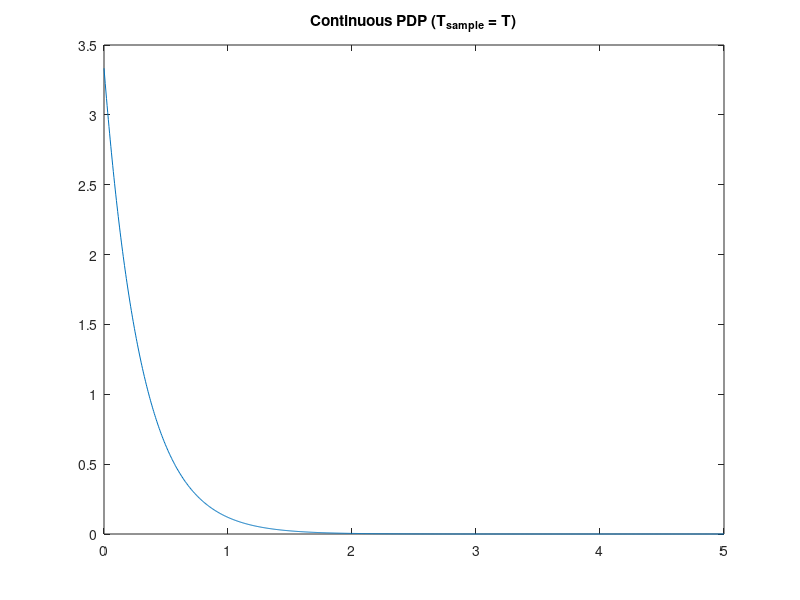
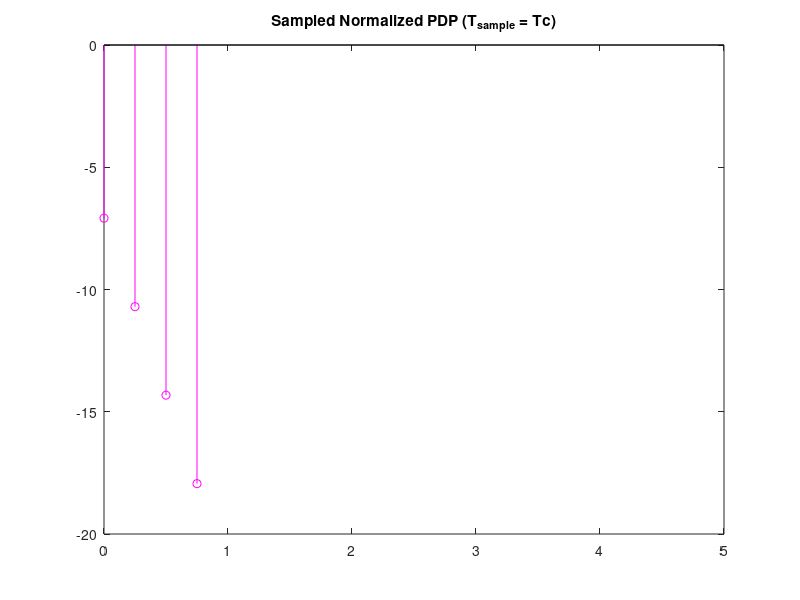

Here is the MATLAB script that generated these plots, in order: (Note: this script raises an error after producing the figures.)
clear all
close all
T = 1;      % Sampling time before interpolation
tau_rms = 0.3*T;       
tau = linspace(0, 5, 1000);
PDP_continuous = exp(-tau/tau_rms)./tau_rms;
figure
plot(tau, PDP_continuous);
title('Continuous PDP (T_{sample} = T)');

%I'll now sample the "continuous" PDP
Tc = (0.25*T);      %New sampling time
tau = 0:Tc:5;
samples = 4;
PDP_sampled = exp(-tau/tau_rms)./tau_rms;
PDP_sampled = [PDP_sampled(1:samples) zeros(1, length(PDP_sampled )-samples)] ;
% figure
% stem(tau, PDP_sampled, 'm');
% title('Sampled PDP (T_{sample} = Tc)');

%normalization of the PDP
K = 3; %K in dB
K = 10^(K/10); % K in linear

Md = sum(PDP_sampled);

C = sqrt(K/(K+1));

norm = Md/( 1 - C^2 ); % MdNorm = 1 - c^2

MdNorm = Md/norm; %PDP normalized

sum( MdNorm ) + C^2 
figure
stem(tau, 10*log10(PDP_sampled/norm), 'm');
title('Sampled Normalized PDP (T_{sample} = Tc)');

%filter to create g

%Classical Doppler
%Here we build a proper white noise

fd = 5*10.^(-3);

gtilda = cell(samples, 1);
giInt = cell(samples, 1);
inp_length = 1000;

for i = 1:samples
%White noise
w_i = wgn(1, inp_length, 0, 'complex');
%NarrowBand Filter
gtilda{i} = hds(w_i);

%Cubic Interpolator
x = 0:length(gtilda{i})-1;
xx = 0: 0.25 : length(gtilda{i})-1;
giInt{i} = spline( x, gtilda{i}, xx);

end

g_mean = {mean(giInt{1}(:)) mean(giInt{2}(:)) mean(giInt{3}(:)) mean(giInt{4}(:))};
g_var = {var(giInt{1}(:)) var(giInt{2}(:)) var(giInt{3}(:)) var(giInt{4}(:))};
% figure
% plot(x,gi,'o',xx,giInt)

%Sigma_i
sigma_i = zeros(samples, 1);

for i = 1:samples
   sigma_i(i) = sqrt(PDP_sampled(i)/norm); 
end

%g_i
g_i = cell(samples, 1);

for i = 1:samples
    
    g_i{i} = sigma_i(i) * giInt{i};
    
    if i == 1
        g_i{i} = g_i{i} + C;
    end
%     figure
%     plot(xx, 10*log10(abs(g_i{i})));
%     title('Absolute value of g_i (dB)');
%     xlabel('tau');
%     ylabel('|g_i| (dB)');
end

exp_vector = zeros(1, 4);

for i = 1:samples
    exp_vector(i) = mean(abs(g_i{i}).^2); 
end

figure
stem(0:3, 10*log10(exp_vector));

%Here's the behavoiur of |h1(nTc)| for n = 0:1999 (we dropped the transient)
figure
plot(0:0.25:(0.25*1999), 10*log10(abs(g_i{2}(1, 1:2000))));
title('Plot of |g1(nTc)| (dB) for n = 0:1999');

%I'll try to plot the histogram
h1 = g_i{2}(1:1000)/sqrt(exp_vector(2));
bin_vector = -2:0.1:2;
n = hist(h1, bin_vector );
energy = sum(n.^2);
n = n/sqrt(energy);
figure
bar(bin_vector, n);
hold on

%Stantard complex normal pdf
z = -3:0.01:3;
pdf = exp(-abs(z).^2)/pi;
plot(z, pdf, 'm', 'LineWidth', 2);





